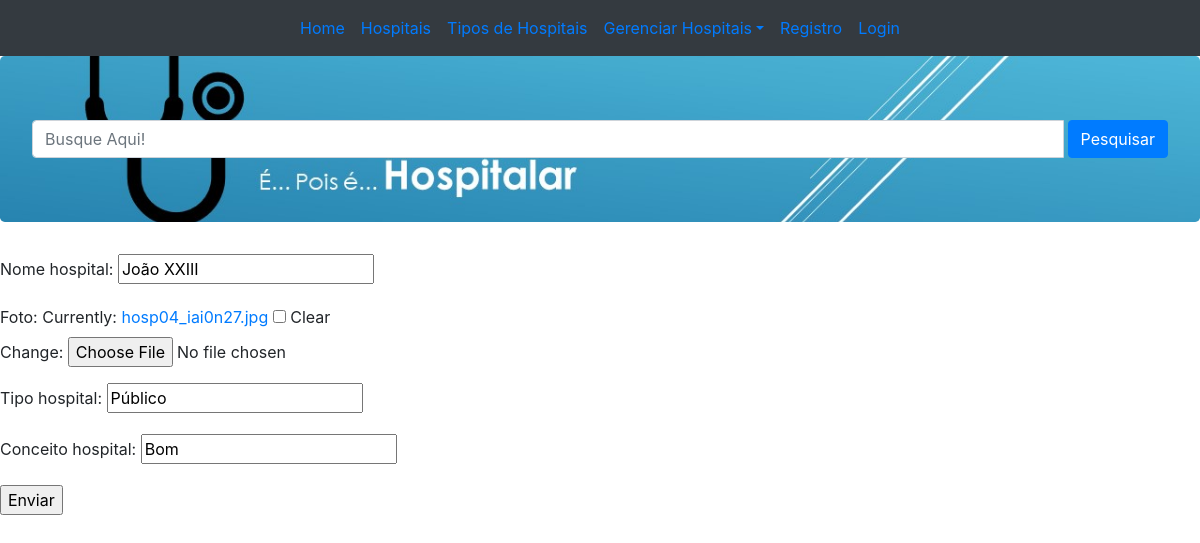
Page /editar/16 on the committed database.
### hospitalapp/models.py (models this page shows, shortened)
class Hospital(models.Model):
    nome_hospital = models.CharField(max_length=200)
    foto = models.ImageField(null=True, blank=True)
    desc_hospital = models.TextField
    tipo_hospital = models.CharField(max_length=200)
    conceito_hospital = models.CharField(max_length=200)

### hospitalapp/views.py (the view)
# urls.py: path('editar/<int:id>', editar, name='editar'),
def editar(request, id):
	hosp = get_object_or_404(Hospital, pk=id)
	form = Hospitalform(instance=hosp)
	if(request.method == "POST"):
		form = Hospitalform(request.POST, request.FILES, instance=hosp)
		if form.is_valid():
			form.save()
			return redirect('hospitais')
		else:
			return render(request, 'hospitais/editar_hospitais.html', {'form':form, 'hosp':hosp})
	else:
		return render(request, 'hospitais/editar_hospitais.html', {'form':form, 'hosp':hosp})

### hospitalapp/forms.py
class Hospitalform(forms.ModelForm):
	class Meta:
			model = Hospital
			fields = '__all__'

### templates/hospitais/editar_hospitais.html (shortened to what this page needs)
{% extends 'hospitais/base.html' %}
{% block content %}
{{form.as_p}}
{% endblock content %}

### rows in the picture
Hospital: nome_hospital "João XXIII", tipo_hospital "Público", conceito_hospital "Bom"
